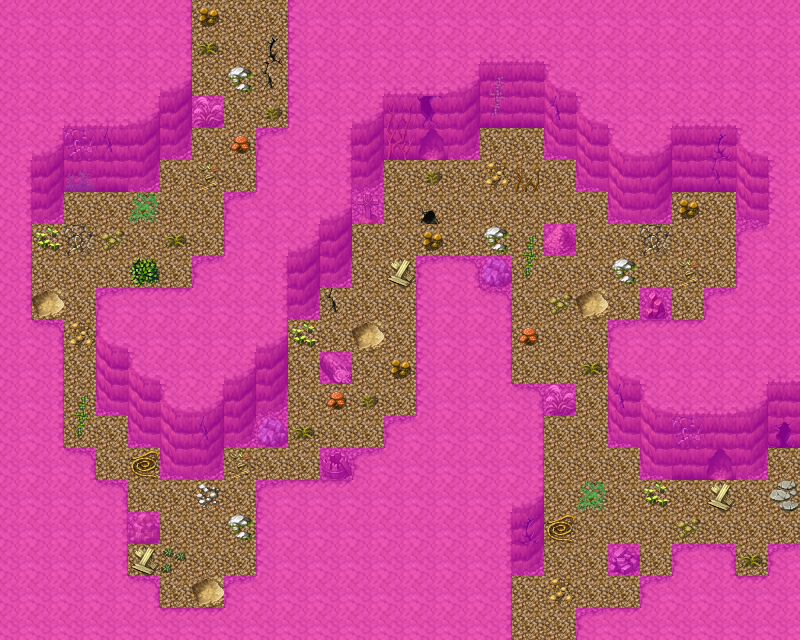

Rendered tile map (Tiled .tmx) drawn with the repository's tilesets; below, a short description and the map source with its tile grids summarised:
An orthogonal 25x20 tile map with 32x32 px tiles, 3 tile layers (Ground, Objects, Walkable), 1 hidden layer not drawn, 17 tilesets and 13 objects (10x spawn, 3x mapchange).

<map version="1.0" orientation="orthogonal" width="25" height="20" tilewidth="32" tileheight="32">
    <tileset firstgid="1" name="map_25" tilewidth="32" tileheight="32">
        <image source="../drawable/map_25.png" />
    </tileset>
    <tileset firstgid="65" name="map_21" tilewidth="32" tileheight="32">
        <image source="../drawable/map_21.png" />
    </tileset>
    <tileset firstgid="129" name="map_0" tilewidth="32" tileheight="32">
        <image source="../drawable/map_0.png" />
    </tileset>
    <tileset firstgid="193" name="map_2" tilewidth="32" tileheight="32">
        <image source="../drawable/map_2.png" />
    </tileset>
    <tileset firstgid="257" name="map_3" tilewidth="32" tileheight="32">
        <image source="../drawable/map_3.png" />
    </tileset>
    <tileset firstgid="321" name="map_18" tilewidth="32" tileheight="32">
        <image source="../drawable/map_18.png" />
    </tileset>
    <tileset firstgid="385" name="map_6" tilewidth="32" tileheight="32">
        <image source="../drawable/map_6.png" />
    </tileset>
    <tileset firstgid="449" name="map_1" tilewidth="32" tileheight="32">
        <image source="../drawable/map_1.png" />
    </tileset>
    <tileset firstgid="513" name="map_5" tilewidth="32" tileheight="32">
        <image source="../drawable/map_5.png" />
    </tileset>
    <tileset firstgid="577" name="map_26" tilewidth="32" tileheight="32">
        <image source="../drawable/map_26.png" />
    </tileset>
    <tileset firstgid="641" name="map_8" tilewidth="32" tileheight="32">
        <image source="../drawable/map_8.png" />
    </tileset>
    <tileset firstgid="705" name="map_4" tilewidth="32" tileheight="32">
        <image source="../drawable/map_4.png" />
    </tileset>
    <tileset firstgid="769" name="map_17" tilewidth="32" tileheight="32">
        <image source="../drawable/map_17.png" />
    </tileset>
    <tileset firstgid="833" name="map_19" tilewidth="32" tileheight="32">
        <image source="../drawable/map_19.png" />
    </tileset>
    <tileset firstgid="897" name="map_10" tilewidth="32" tileheight="32">
        <image source="../drawable/map_10.png" />
    </tileset>
    <tileset firstgid="961" name="map_7" tilewidth="32" tileheight="32">
        <image source="../drawable/map_7.png" />
    </tileset>
    <tileset firstgid="1025" name="map_20" tilewidth="32" tileheight="32">
        <image source="../drawable/map_20.png" />
    </tileset>
    <layer name="Ground" width="25" height="20">
        <data>[500 cells, 500 non-empty, 12 distinct tile ids]</data>
    </layer>
    <layer name="Objects" width="25" height="20">
        <data>[500 cells, 132 non-empty, 42 distinct tile ids]</data>
    </layer>
    <layer name="Above" width="25" height="20" visible="0">
        <data>[500 cells, 500 non-empty, 1 distinct tile ids]</data>
    </layer>
    <layer name="Walkable" width="25" height="20">
        <data>[500 cells, 345 non-empty, 1 distinct tile ids]</data>
    </layer>
    <objectgroup name="Mapevents">
        <object name="north" type="mapchange" x="192" y="0" width="96" height="32">
            <properties>
                <property name="map" value="lodarcave3" />
                <property name="place" value="south" />
            </properties>
        </object>
        <object name="south" type="mapchange" x="512" y="608" width="64" height="32">
            <properties>
                <property name="map" value="lodarcave5" />
                <property name="place" value="north" />
            </properties>
        </object>
        <object name="east" type="mapchange" x="768" y="448" width="32" height="96">
            <properties>
                <property name="map" value="lodarcave4a" />
                <property name="place" value="west" />
            </properties>
        </object>
    </objectgroup>
    <objectgroup name="Spawn">
        <object name="hirathil1" type="spawn" x="224" y="96" width="64" height="32">
            <properties>
                <property name="quantity" value="2" />
                <property name="spawngroup" value="hirathil1" />
            </properties>
        </object>
        <object name="hirathil1_1" type="spawn" x="64" y="320" width="32" height="96">
            <properties>
                <property name="spawngroup" value="hirathil1" />
            </properties>
        </object>
        <object name="hirathil0" type="spawn" x="224" y="256" width="192" height="224">
            <properties>
                <property name="spawngroup" value="hirathil0" />
            </properties>
        </object>
        <object name="hirathil1_2" type="spawn" x="576" y="384" width="32" height="32">
            <properties>
                <property name="spawngroup" value="hirathil1" />
            </properties>
        </object>
        <object name="hirathil1_3" type="spawn" x="512" y="416" width="224" height="160">
            <properties>
                <property name="quantity" value="2" />
                <property name="spawngroup" value="hirathil1" />
            </properties>
        </object>
        <object name="hirathil1_4" type="spawn" x="32" y="128" width="224" height="192">
            <properties>
                <property name="quantity" value="2" />
                <property name="spawngroup" value="hirathil1" />
            </properties>
        </object>
        <object name="hirathil1_5" type="spawn" x="128" y="480" width="128" height="128">
            <properties>
                <property name="quantity" value="2" />
                <property name="spawngroup" value="hirathil1" />
            </properties>
        </object>
        <object name="hirathil0_1" type="spawn" x="96" y="448" width="64" height="32">
            <properties>
                <property name="quantity" value="2" />
                <property name="spawngroup" value="hirathil0" />
            </properties>
        </object>
        <object name="hirathil1_6" type="spawn" x="352" y="128" width="384" height="256">
            <properties>
                <property name="quantity" value="4" />
                <property name="spawngroup" value="hirathil1" />
            </properties>
        </object>
    </objectgroup>
    <objectgroup name="Spawn_bats">
        <object name="cavebat1" type="spawn" x="256" y="128" width="480" height="256">
            <properties>
                <property name="quantity" value="3" />
                <property name="spawngroup" value="cavebat1" />
            </properties>
        </object>
    </objectgroup>
    <objectgroup name="Keys" />
</map>
